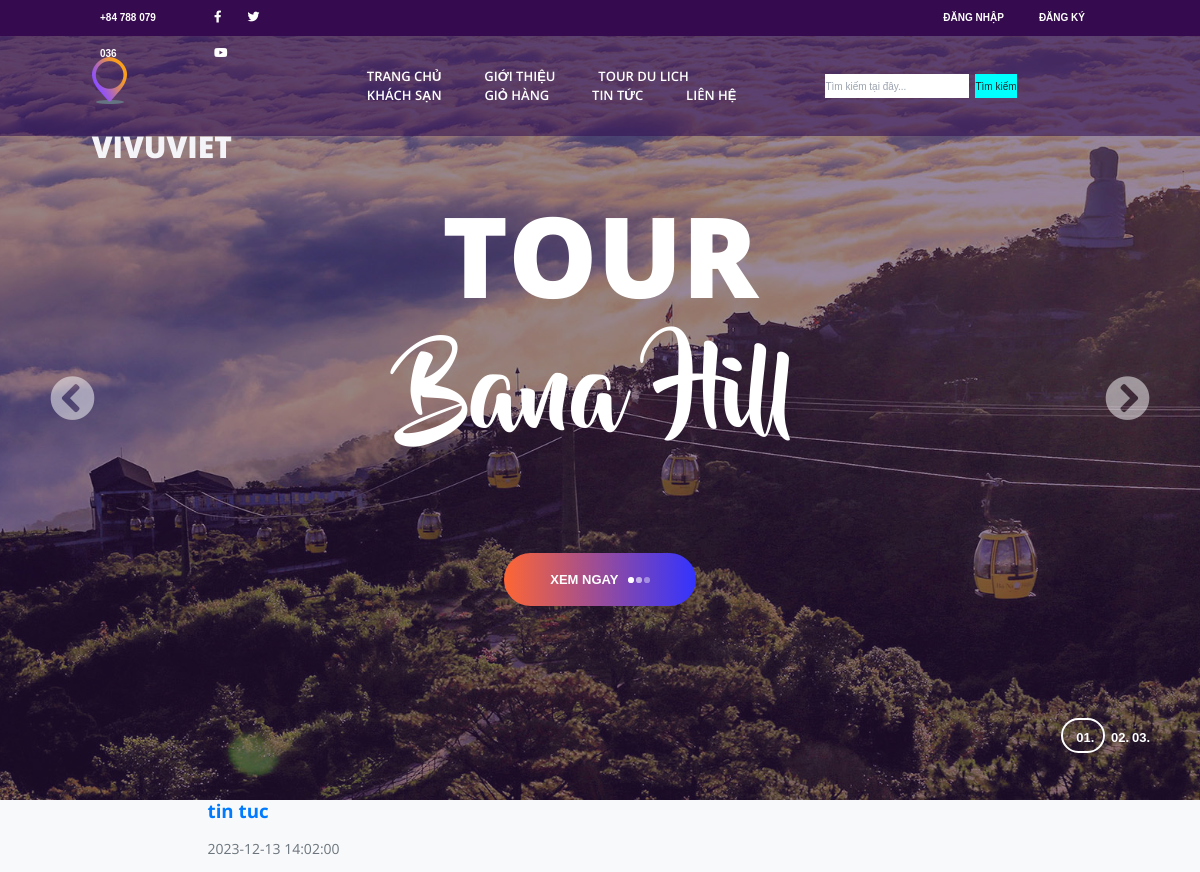
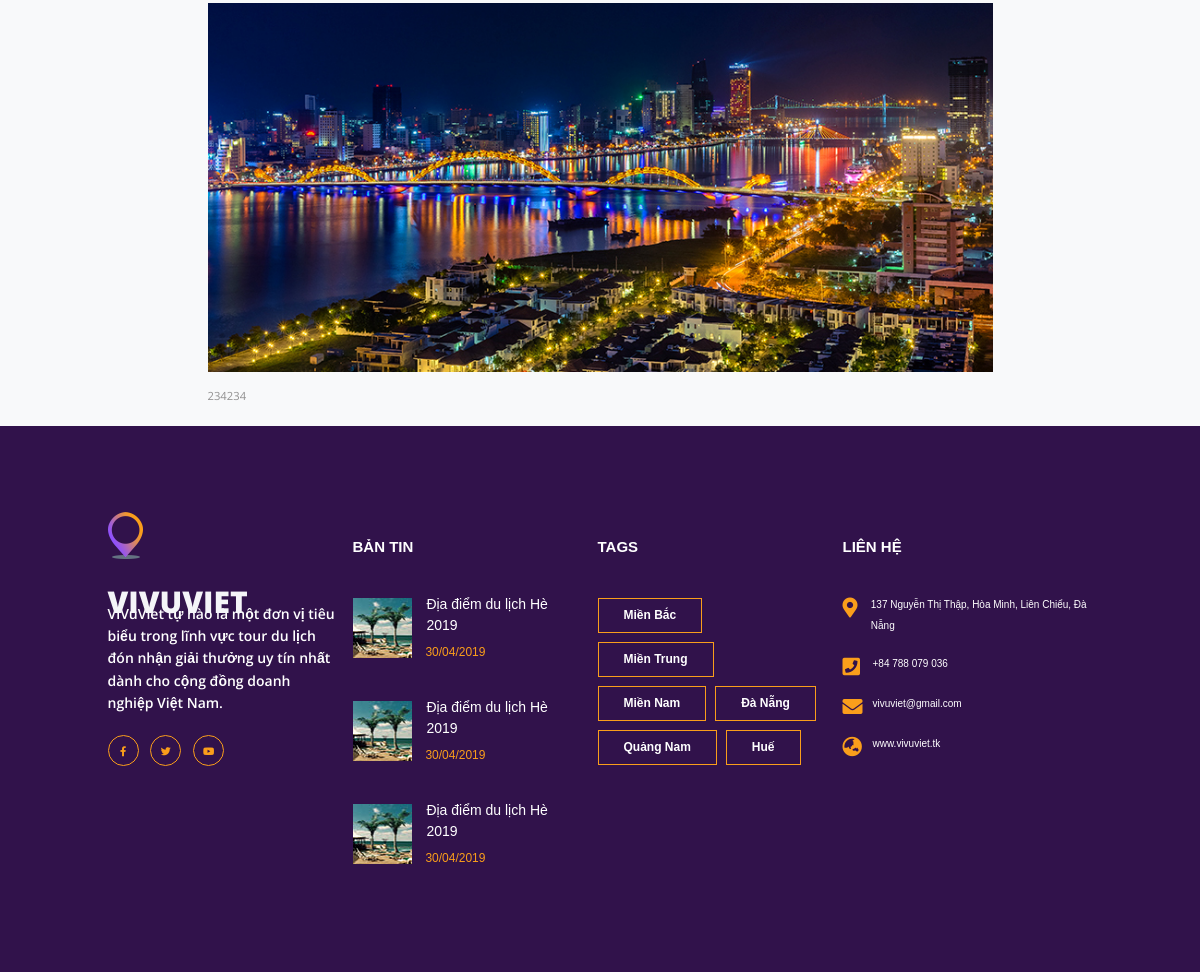
Screenshot of /blog.php?id_tintuc=0 with the database file from the repository (2 pictures, top to bottom).
### tables this page shows
CREATE TABLE `tintuc` (
  `id_tintuc` int(11) NOT NULL,
  `tieu_de` varchar(255) NOT NULL,
  `noi_dung` text NOT NULL,
  `ngay_dang` datetime NOT NULL,
  `url_hinh` varchar(255) DEFAULT NULL
);

### blog.php (the view, shortened to what this page needs)
<?php
include_once('./config/database.php');
$id_tintuc = $_GET['id_tintuc'];
try {
    $conn = new PDO("mysql:host=$servername;dbname=$dbname", $username, $password);
    $conn->setAttribute(PDO::ATTR_ERRMODE, PDO::ERRMODE_EXCEPTION);
    $sql = "SELECT * FROM tintuc WHERE id_tintuc = :id_tintuc";
    $stmt = $conn->prepare($sql);
    $stmt->bindParam(':id_tintuc', $id_tintuc);
    $stmt->execute();
    if ($stmt->rowCount() > 0) {
        $row = $stmt->fetch(PDO::FETCH_ASSOC);
        $tieu_de = $row['tieu_de'];
        $noi_dung = $row['noi_dung'];
        $ngay_dang = $row['ngay_dang'];
        $url_hinh = $row['url_hinh'];
    } else {
        echo "Không có tin tức";
        exit();
    }
} catch (PDOException $e) {
    echo "Lỗi kết nối CSDL: " . $e->getMessage();
}
include('header.php');
?>
<!DOCTYPE html>
<html lang="en">
<head>
    <link rel="stylesheet" href="https://cdn.jsdelivr.net/npm/bootstrap@5.3.0/dist/css/bootstrap.min.css">
    <link rel="stylesheet" href="https://cdn.jsdelivr.net/npm/tailwindcss@2.2.19/dist/tailwind.min.css">
</head>
<body>
    <div class="container mx-auto mt-8">
        <h1 class="text-3xl font-bold mb-4"><?php echo $tieu_de; ?></h1>
        <p class="text-gray-500 mb-4"><?php echo $ngay_dang; ?></p>
        <?php if ($url_hinh) : ?>
            <img src="./uploads/<?php echo $url_hinh; ?>" alt="Hình ảnh" class="mb-4">
        <?php endif; ?>
        <p class="text-lg leading-relaxed"><?php echo $noi_dung; ?></p>
    </div>
<?php
include('footer.php');
?>
</body>
</html>

### styles/css/main_style.css (style rules this page uses)
html { -webkit-box-sizing: border-box; box-sizing: border-box; font-size: 62.5%; }
* { margin: 0; padding: 0; box-sizing: inherit; -webkit-font-smoothing: antialiased; -webkit-text-shadow: rgba(0, 0, 0, 0.01) 0 0 1px; text-shadow: rgba(0, 0, 0, 0.01) 0 0 1px; }
body { min-height: 100vh; font-family: "Opensan", sans-serif; font-size: 14px; font-weight: 400; background: #FFffff; color: #a5a5a5; }
div { display: block; position: relative; -webkit-box-sizing: border-box; -moz-box-sizing: border-box; box-sizing: border-box; }
p { font-family: "Open Sans", sans-serif; font-size: 14px; line-height: 2; font-weight: 400; color: #929191; -webkit-font-smoothing: antialiased; -webkit-text-shadow: rgba(0, 0, 0, 0.01) 0 0 1px; text-shadow: rgba(0, 0, 0, 0.01) 0 0 1px; }
h1 { font-size: 48px; }
h1, h2, h3, h4, h5, h6 { font-family: "Open Sans", sans-serif; -webkit-font-smoothing: antialiased; -webkit-text-shadow: rgba(0, 0, 0, 0.01) 0 0 1px; text-shadow: rgba(0, 0, 0, 0.01) 0 0 1px; }

### blog.php (style rules this page uses)
body { font-family: 'Arial', sans-serif; background-color: #f8f9fa; }
.container { max-width: 800px; margin: auto; }
h1 { color: #007bff; margin-bottom: 20px; }
img { max-width: 100%; height: auto; margin-bottom: 20px; }
p { line-height: 1.6; margin-bottom: 20px; }
.text-gray-500 { color: #6c757d; }

### rows the page displays
tintuc: tieu_de "tin tuc", ngay_dang "2023-12-13 14:02:00", url_hinh (picture), noi_dung "234234"
